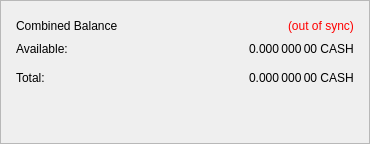
                   <widget class="QFrame" name="frame_CombinedBalances">
                    <property name="sizePolicy">
                     <sizepolicy hsizetype="Expanding" vsizetype="Expanding">
                      <horstretch>0</horstretch>
                      <verstretch>0</verstretch>
                     </sizepolicy>
                    </property>
                    <property name="minimumSize">
                     <size>
                      <width>370</width>
                      <height>0</height>
                     </size>
                    </property>
                    <property name="frameShape">
                     <enum>QFrame::StyledPanel</enum>
                    </property>
                    <property name="frameShadow">
                     <enum>QFrame::Raised</enum>
                    </property>
                    <layout class="QVBoxLayout" name="verticalLayout_5">
                     <property name="leftMargin">
                      <number>15</number>
                     </property>
                     <property name="topMargin">
                      <number>15</number>
                     </property>
                     <property name="rightMargin">
                      <number>15</number>
                     </property>
                     <property name="bottomMargin">
                      <number>15</number>
                     </property>
                     <item>
                      <layout class="QHBoxLayout" name="horizontalLayout_5" stretch="0,0,0">
                       <item>
                        <widget class="QLabel" name="label_5z">
                         <property name="minimumSize">
                          <size>
                           <width>170</width>
                           <height>20</height>
                          </size>
                         </property>
                         <property name="font">
                          <font/>
                         </property>
                         <property name="toolTip">
                          <string>Combined Balance (including unconfirmed and immature coins)</string>
                         </property>
                         <property name="text">
                          <string>Combined Balance</string>
                         </property>
                        </widget>
                       </item>
                       <item>
                        <spacer name="horizontalSpacer_1">
                         <property name="orientation">
                          <enum>Qt::Horizontal</enum>
                         </property>
                         <property name="sizeHint" stdset="0">
                          <size>
                           <width>40</width>
                           <height>20</height>
                          </size>
                         </property>
                        </spacer>
                       </item>
                       <item>
                        <widget class="QLabel" name="labelWalletStatus">
                         <property name="cursor">
                          <cursorShape>WhatsThisCursor</cursorShape>
                         </property>
                         <property name="toolTip">
                          <string>The displayed information may be out of date. Your wallet automatically synchronizes with the Caskback network after a connection is established, but this process has not completed yet.</string>
                         </property>
                         <property name="styleSheet">
                          <string notr="true">QLabel { color: red; }</string>
                         </property>
                         <property name="text">
                          <string notr="true">(out of sync)</string>
                         </property>
                         <property name="alignment">
                          <set>Qt::AlignLeading|Qt::AlignLeft|Qt::AlignVCenter</set>
                         </property>
                        </widget>
                       </item>
                      </layout>
                     </item>
                     <item>
                      <layout class="QGridLayout" name="gridLayout_3">
                       <property name="spacing">
                        <number>12</number>
                       </property>
                       <item row="1" column="0">
                        <widget class="QLabel" name="labelBalanceTextz">
                         <property name="text">
                          <string>Available:</string>
                         </property>
                        </widget>
                       </item>
                       <item row="2" column="0">
                        <widget class="QLabel" name="labelTotalTextz">
                         <property name="text">
                          <string>Total:</string>
                         </property>
                        </widget>
                       </item>
                       <item row="2" column="2">
                        <widget class="QLabel" name="labelTotalz">
                         <property name="font">
                          <font/>
                         </property>
                         <property name="cursor">
                          <cursorShape>IBeamCursor</cursorShape>
                         </property>
                         <property name="toolTip">
                          <string>Total Balance, including all unavailable coins.</string>
                         </property>
                         <property name="text">
                          <string notr="true">0.000 000 00 CASH</string>
                         </property>
                         <property name="alignment">
                          <set>Qt::AlignLeading|Qt::AlignLeft|Qt::AlignVCenter</set>
                         </property>
                         <property name="textInteractionFlags">
                          <set>Qt::LinksAccessibleByMouse|Qt::TextSelectableByKeyboard|Qt::TextSelectableByMouse</set>
                         </property>
                        </widget>
                       </item>
                       <item row="2" column="1">
                        <spacer name="horizontalSpacer_2">
                         <property name="orientation">
                          <enum>Qt::Horizontal</enum>
                         </property>
                         <property name="sizeHint" stdset="0">
                          <size>
                           <width>40</width>
                           <height>20</height>
                          </size>
                         </property>
                        </spacer>
                       </item>
                       <item row="1" column="2">
                        <widget class="QLabel" name="labelBalancez">
                         <property name="font">
                          <font/>
                         </property>
                         <property name="cursor">
                          <cursorShape>IBeamCursor</cursorShape>
                         </property>
                         <property name="toolTip">
                          <string>Your current spendable balance</string>
                         </property>
                         <property name="text">
                          <string notr="true">0.000 000 00 CASH</string>
                         </property>
                         <property name="alignment">
                          <set>Qt::AlignLeading|Qt::AlignLeft|Qt::AlignVCenter</set>
                         </property>
                         <property name="textInteractionFlags">
                          <set>Qt::LinksAccessibleByMouse|Qt::TextSelectableByKeyboard|Qt::TextSelectableByMouse</set>
                         </property>
                        </widget>
                       </item>
                      </layout>
                     </item>
                     <item>
                      <spacer name="verticalSpacer_1">
                       <property name="orientation">
                        <enum>Qt::Vertical</enum>
                       </property>
                       <property name="sizeType">
                        <enum>QSizePolicy::Expanding</enum>
                       </property>
                       <property name="sizeHint" stdset="0">
                        <size>
                         <width>20</width>
                         <height>40</height>
                        </size>
                       </property>
                      </spacer>
                     </item>
                    </layout>
                   </widget>
